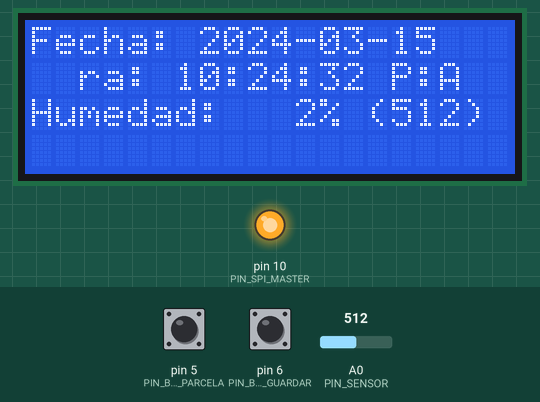
A sketch run on a simulated Arduino Uno, built with avr-gcc and run on an emulated ATmega328P. Parts: 20×4 character LCD, output pins drawn as LEDs (lit = HIGH). The test bench sets the inputs (shaded band); at power-on: pin 5 (PIN_BTN_PARCELA) HIGH, pin 6 (PIN_BTN_GUARDAR) HIGH, A0 (PIN_SENSOR) = 512. The local clock reads 2024-03-15 10:24:30 at power-on unless the sketch sets it; storage starts empty; pins used as bus, display or sensor lines are not drawn; what the sketch prints to the serial monitor is not drawn.

Above: at 2.6 s.
2.7 s: pin 5 (PIN_BTN_PARCELA) pulled LOW for 0.15 s
At 3.5 s:
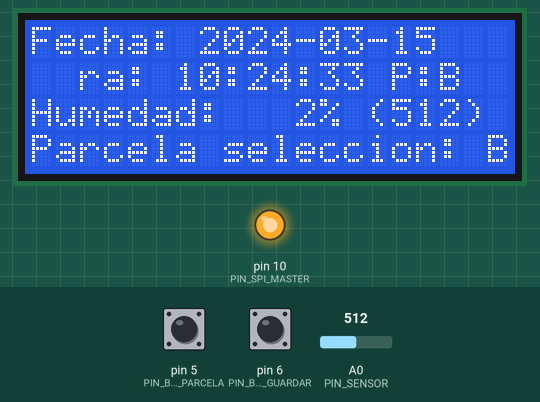
5.5 s: pin 6 (PIN_BTN_GUARDAR) pulled LOW for 0.15 s
At 7.0 s:
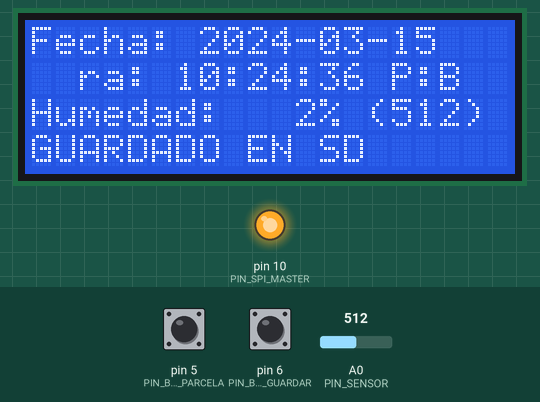
8.6 s: A0 (PIN_SENSOR) set to 90
At 9.8 s:
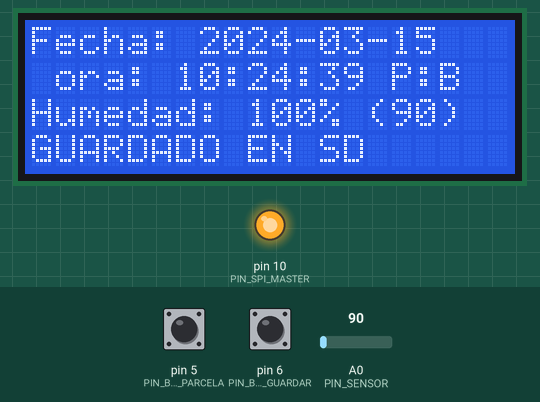
11.6 s: pin 5 (PIN_BTN_PARCELA) pulled LOW for 1 s
At 12.9 s:
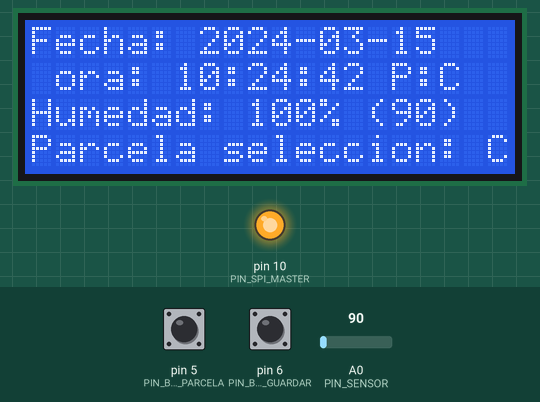
15.6 s: pin 6 (PIN_BTN_GUARDAR) pulled LOW for 1 s
At 16.9 s:
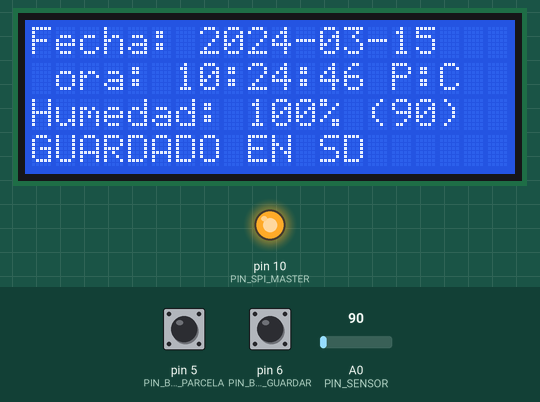
19.6 s: pin 5 (PIN_BTN_PARCELA) pulled LOW for 0.15 s
At 20.9 s:
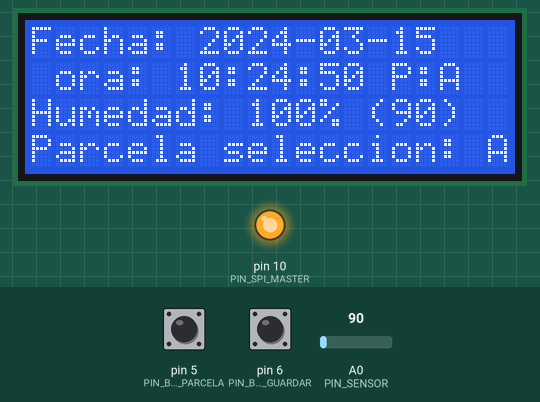

Measured:
- after the input at 2.7 s, the display: first changes at once (image 1 shows a later state)
- after the input at 5.5 s, the display: first changes after 0.18 s (image 2 shows a later state)
- after the input at 8.6 s, the display: first changes after 0.21 s (image 3 shows a later state)
- after the input at 11.6 s, the display: first changes at once (image 4 shows a later state)
- after the input at 15.6 s, the display: first changes after 0.18 s (image 5 shows a later state)
- after the input at 19.6 s, the display: first changes after 0.08 s (image 6 shows a later state)
- what the display in image 1 shows lasts 1.0 s, from 3.1 s to 4.1 s

The sketch:

registrador_humedad_optimizado.ino
```cpp
#include <Wire.h>
#include <RTClib.h>
#include <SPI.h>
#include <SD.h>
#include <LiquidCrystal_I2C.h>

// =====================================================
// CONFIGURACION DEL HARDWARE
// Arduino Uno + RTC DS3231 + LCD I2C 20x4 + MicroSD
// =====================================================

const byte PIN_SENSOR = A0;
const byte PIN_SD_CS = 4;
const byte PIN_BTN_GUARDAR = 6;
const byte PIN_BTN_PARCELA = 5;

// En Arduino Uno, D10 debe ser OUTPUT para mantener SPI
// en modo maestro, aunque el CS de la SD sea D4.
const byte PIN_SPI_MASTER = 10;

// Calibracion: ajustar con mediciones reales.
// Con estos valores: 520 = 0%, 220 = 100%.
const int VALOR_SECO = 520;
const int VALOR_HUMEDO = 220;

const unsigned long DEBOUNCE_MS = 250;
const unsigned long REFRESCO_LCD_MS = 250;
const unsigned long MENSAJE_MS = 1400;

const char NOMBRE_ARCHIVO[] = "HUMEDAD.CSV";
const char CABECERA_CSV[] =
  "fecha,hora,parcela,lectura_adc,porcentaje_humedad";

LiquidCrystal_I2C lcd(0x27, 20, 4);
RTC_DS3231 rtc;

const char PARCELAS[] = {'A', 'B', 'C'};
byte indiceParcela = 0;

bool estadoPrevioGuardar = HIGH;
bool estadoPrevioParcela = HIGH;
unsigned long ultimoCambioGuardar = 0;
unsigned long ultimoCambioParcela = 0;
unsigned long ultimaActualizacionLCD = 0;

bool sdLista = false;
bool rtcLista = false;

// =====================================================
// UTILIDADES
// =====================================================

void mostrarEstado(const char *mensaje) {
  lcd.setCursor(0, 3);
  lcd.print("                    ");
  lcd.setCursor(0, 3);
  lcd.print(mensaje);
}

void imprimirFechaHora(const DateTime &dt, char *fecha, size_t tamFecha,
                       char *hora, size_t tamHora) {
  snprintf(fecha, tamFecha, "%04d-%02d-%02d",
           dt.year(), dt.month(), dt.day());
  snprintf(hora, tamHora, "%02d:%02d:%02d",
           dt.hour(), dt.minute(), dt.second());
}

int calcularHumedad(int lecturaADC) {
  if (VALOR_SECO == VALOR_HUMEDO) {
    return -1; // Calibracion no valida
  }

  long porcentaje = (long)(lecturaADC - VALOR_SECO) * 100L /
                    (VALOR_HUMEDO - VALOR_SECO);

  if (porcentaje < 0) porcentaje = 0;
  if (porcentaje > 100) porcentaje = 100;

  return (int)porcentaje;
}

// =====================================================
// INICIALIZACION MICROSD
// =====================================================

bool iniciarSD() {
  // Evitar que otros dispositivos SPI seleccionen el bus.
  pinMode(PIN_SPI_MASTER, OUTPUT);
  digitalWrite(PIN_SPI_MASTER, HIGH);

  pinMode(PIN_SD_CS, OUTPUT);
  digitalWrite(PIN_SD_CS, HIGH);

  Serial.println(F("[SD] Iniciando tarjeta..."));

  if (!SD.begin(PIN_SD_CS)) {
    Serial.println(F("[SD] ERROR: SD.begin() ha fallado."));
    return false;
  }

  Serial.println(F("[SD] Inicializacion correcta."));

  // Crear cabecera si el archivo aun no existe.
  if (!SD.exists(NOMBRE_ARCHIVO)) {
    Serial.println(F("[SD] CSV no existe; creando cabecera."));

    File nuevo = SD.open(NOMBRE_ARCHIVO, FILE_WRITE);
    if (!nuevo) {
      Serial.println(F("[SD] ERROR: no se pudo crear el CSV."));
      return false;
    }

    nuevo.println(CABECERA_CSV);
    nuevo.flush();
    nuevo.close();

    Serial.println(F("[SD] Cabecera creada."));
  }

  // Verificar que el archivo se puede abrir para anexar.
  File prueba = SD.open(NOMBRE_ARCHIVO, FILE_WRITE);
  if (!prueba) {
    Serial.println(F("[SD] ERROR: no se pudo abrir CSV al verificar."));
    return false;
  }
  prueba.close();

  Serial.println(F("[SD] CSV accesible para escritura."));
  return true;
}

// =====================================================
// ACTUALIZACION DE PANTALLA
// =====================================================

void actualizarLCD(const DateTime &ahora, int lecturaADC,
                   int porcentaje, char parcela) {
  char fecha[11];
  char hora[9];

  imprimirFechaHora(ahora, fecha, sizeof(fecha), hora, sizeof(hora));

  lcd.setCursor(0, 0);
  lcd.print("Fecha: ");
  lcd.print(fecha);
  lcd.print(" ");

  lcd.setCursor(0, 1);
  lcd.print("Hora: ");
  lcd.print(hora);
  lcd.print(" P:");
  lcd.print(parcela);
  lcd.print(" ");

  lcd.setCursor(0, 2);
  lcd.print("Humedad: ");
  if (porcentaje >= 0 && porcentaje < 100) lcd.print(' ');
  if (porcentaje >= 0 && porcentaje < 10) lcd.print(' ');
  if (porcentaje < 0) {
    lcd.print("--");
  } else {
    lcd.print(porcentaje);
  }
  lcd.print("% (");
  lcd.print(lecturaADC);
  lcd.print(")   ");
}

// =====================================================
// GUARDAR MEDICION
// =====================================================

bool guardarMedicionSD(const DateTime &ahora, char parcela,
                       int lecturaADC, int porcentaje) {
  if (!sdLista) {
    Serial.println(F("[SD] Tarjeta no marcada como lista; reintentando."));
    sdLista = iniciarSD();

    if (!sdLista) {
      mostrarEstado("ERROR: SD no lista");
      return false;
    }
  }

  char fecha[11];
  char hora[9];
  imprimirFechaHora(ahora, fecha, sizeof(fecha), hora, sizeof(hora));

  Serial.println();
  Serial.println(F("===== DIAGNOSTICO DE ESCRITURA ====="));
  Serial.print(F("Archivo existe: "));
  Serial.println(SD.exists(NOMBRE_ARCHIVO) ? F("SI") : F("NO"));
  Serial.println(F("Abriendo HUMEDAD.CSV..."));

  // No reinicializar SD mientras un archivo esta abierto.
  File archivo = SD.open(NOMBRE_ARCHIVO, FILE_WRITE);

  if (!archivo) {
    Serial.println(F("[SD] ERROR: SD.open() fallo."));
    Serial.println(F("[SD] Intentando reinicializar la tarjeta una vez."));

    sdLista = iniciarSD();
    if (sdLista) {
      archivo = SD.open(NOMBRE_ARCHIVO, FILE_WRITE);
    }

    if (!archivo) {
      Serial.println(F("[SD] ERROR: sigue sin poder abrirse el CSV."));
      mostrarEstado("ERROR: Abrir CSV");
      return false;
    }
  }

  Serial.println(F("[SD] Archivo abierto."));

  archivo.print(fecha);
  archivo.print(',');
  archivo.print(hora);
  archivo.print(',');
  archivo.print(parcela);
  archivo.print(',');
  archivo.print(lecturaADC);
  archivo.print(',');
  archivo.println(porcentaje);

  // flush/close no devuelven confirmacion de escritura fisica.
  archivo.flush();
  archivo.close();

  Serial.print(F("[SD] Fila enviada: "));
  Serial.print(fecha);
  Serial.print(',');
  Serial.print(hora);
  Serial.print(',');
  Serial.print(parcela);
  Serial.print(',');
  Serial.print(lecturaADC);
  Serial.print(',');
  Serial.println(porcentaje);

  Serial.println(F("[SD] Archivo cerrado."));
  Serial.println(F("===== FIN DIAGNOSTICO ====="));

  mostrarEstado("GUARDADO EN SD");
  return true;
}

// =====================================================
// SETUP
// =====================================================

void setup() {
  Serial.begin(9600);
  Wire.begin();

  pinMode(PIN_BTN_GUARDAR, INPUT_PULLUP);
  pinMode(PIN_BTN_PARCELA, INPUT_PULLUP);

  lcd.init();
  lcd.backlight();
  lcd.clear();
  lcd.setCursor(0, 0);
  lcd.print("REGISTRADOR HUMEDAD");
  lcd.setCursor(0, 1);
  lcd.print("Iniciando sistema...");

  // RTC
  if (!rtc.begin()) {
    rtcLista = false;
    Serial.println(F("[RTC] ERROR: no se detecta DS3231."));
    mostrarEstado("ERROR: Sin RTC");
    while (true) {
      delay(100);
    }
  }

  rtcLista = true;

  if (rtc.lostPower()) {
    rtc.adjust(DateTime(F(__DATE__), F(__TIME__)));
    Serial.println(F("[RTC] Hora ajustada a la compilacion."));
    Serial.println(F("[RTC] Ajusta la hora si no coincide con la real."));
  }

  // MicroSD
  sdLista = iniciarSD();

  if (!sdLista) {
    Serial.println(F("[SD] La inicializacion fallo. Se puede reintentar al guardar."));
    mostrarEstado("ERROR INICIAL SD");
  } else {
    mostrarEstado("SD preparada");
  }

  Serial.println(F("Sistema iniciado."));
  Serial.println(F("Pulsa D6 para guardar."));
  Serial.println(F("Pulsa D5 para cambiar parcela."));

  delay(1200);
  lcd.clear();
}

// =====================================================
// LOOP
// =====================================================

void loop() {
  if (!rtcLista) return;

  DateTime ahora = rtc.now();
  int lecturaADC = analogRead(PIN_SENSOR);
  int porcentaje = calcularHumedad(lecturaADC);
  char parcelaActual = PARCELAS[indiceParcela];

  if (millis() - ultimaActualizacionLCD >= REFRESCO_LCD_MS) {
    ultimaActualizacionLCD = millis();
    actualizarLCD(ahora, lecturaADC, porcentaje, parcelaActual);
  }

  // Boton guardar: flanco HIGH -> LOW con debounce
  bool lecturaGuardar = digitalRead(PIN_BTN_GUARDAR);
  if (lecturaGuardar == LOW &&
      estadoPrevioGuardar == HIGH &&
      millis() - ultimoCambioGuardar >= DEBOUNCE_MS) {
    ultimoCambioGuardar = millis();

    if (porcentaje < 0) {
      Serial.println(F("[SENSOR] ERROR: valores de calibracion iguales."));
      mostrarEstado("ERROR calibracion");
    } else {
      bool guardado = guardarMedicionSD(
        ahora, parcelaActual, lecturaADC, porcentaje
      );

      if (!guardado) {
        Serial.println(F("[SD] No se ha confirmado la apertura del archivo."));
      }
    }
  }
  estadoPrevioGuardar = lecturaGuardar;

  // Boton parcela: A -> B -> C -> A
  bool lecturaParcela = digitalRead(PIN_BTN_PARCELA);
  if (lecturaParcela == LOW &&
      estadoPrevioParcela == HIGH &&
      millis() - ultimoCambioParcela >= DEBOUNCE_MS) {
    ultimoCambioParcela = millis();
    indiceParcela = (indiceParcela + 1) % 3;

    char nuevaParcela = PARCELAS[indiceParcela];

    Serial.print(F("Parcela cambiada a: "));
    Serial.println(nuevaParcela);

    lcd.setCursor(0, 3);
    lcd.print("Parcela seleccion: ");
    lcd.print(nuevaParcela);
    lcd.print(" ");
  }
  estadoPrevioParcela = lecturaParcela;

  delay(10);
}
```
